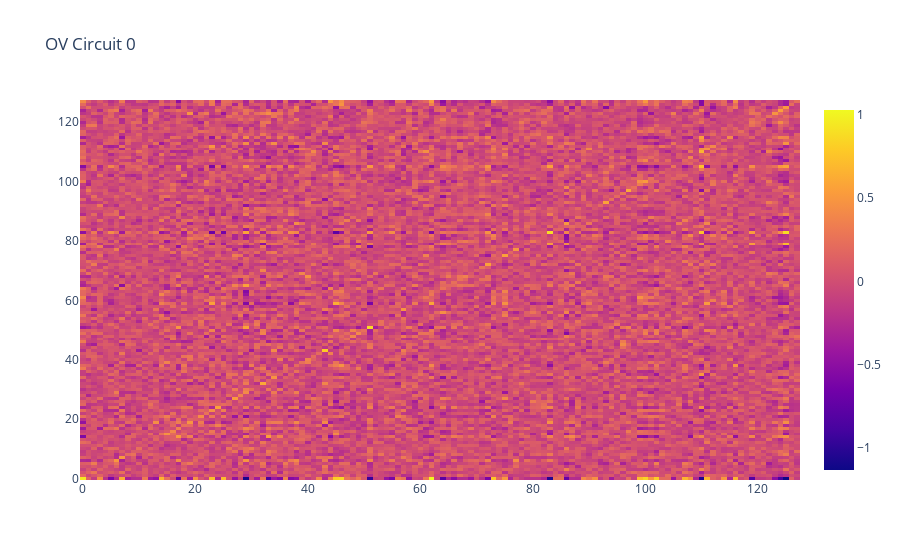

Here is the notebook cell this chart was saved with:
### Code cell
for head in range(h):
    # view OV circuit
    ov_circuit = model.cache["W_E"] @ model.layers[0].attn.layer_fn.cache['W_OV'][head].T @ model.cache["W_U"].T # (vocab_size, vocab_size)
    plotly_fig = go.Figure(data=go.Heatmap(z=ov_circuit.numpy()))
    plotly_fig.update_layout(title=f'OV Circuit {head}')
    pyo.iplot(plotly_fig)

### Figure 1 — Plotly figure (JSON) as saved in the notebook; plotly's stock layout.template omitted (floating-point values rounded to 4 significant figures; data arrays with more than 128 entries replaced by an {"elided": "..."} marker saying what was removed)
{"data": [{"type": "heatmap", "z": {"elided": "128x128 float values"}}], "layout": {"title": {"text": "OV Circuit 0"}}}
